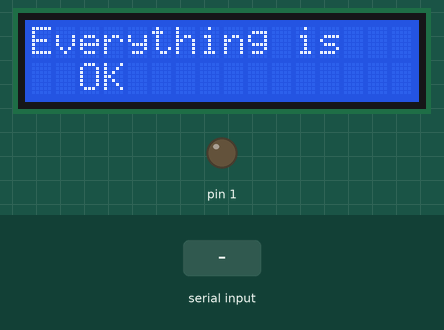
A sketch run on a simulated Arduino Uno, built for the host (arithmetic inside an expression is 32-bit, double 64-bit). Shown: 16×2 character LCD, output pins drawn as LEDs (lit = HIGH). The test bench sets the inputs (shaded band).

Above: at 3.6 s.
3.7 s: "1" received over Serial
At 4.1 s:
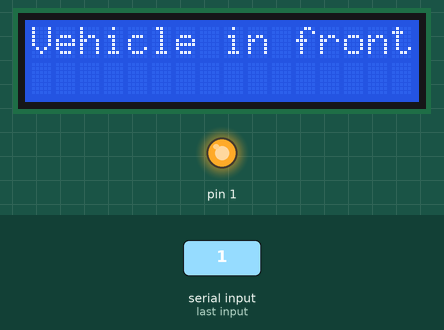
6.7 s: "2" received over Serial
At 7.5 s:
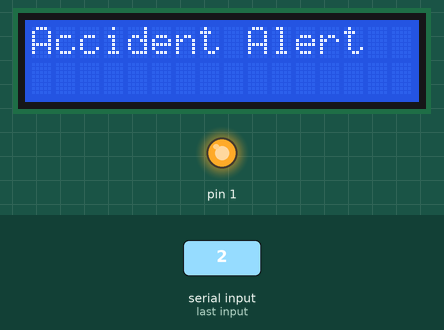
9.7 s: "3" received over Serial
At 10.8 s:
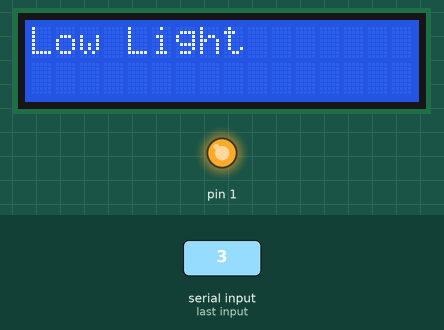
12.7 s: "4" received over Serial
At 13.1 s:
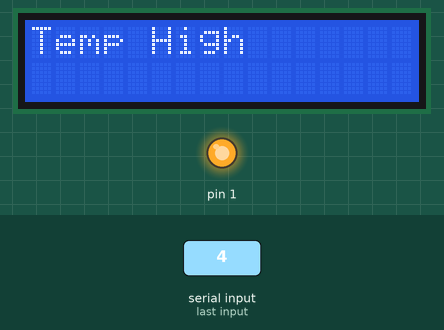
Timing chart, 0 to 16.2 s (numbered marks = the images above; inputs shaded):
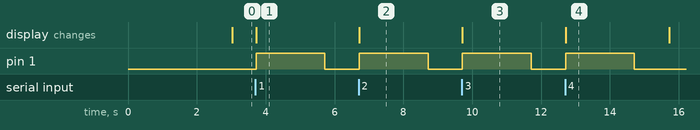

The sketch:

stm32-alert-node.ino
```cpp
#include <LiquidCrystal_I2C.h>

#define I2C_ADDR 0x27  // Common address (use 0x3F if your module is different)
LiquidCrystal_I2C lcd(I2C_ADDR, 16, 2);

#define BUZZER_PIN PA1  // choose any free pin
unsigned long lastDataTime = 0;  // to track last received time
const unsigned long timeout = 3000;  // 3 sec timeout for "Everything is OK"

void setup() {
  Serial.begin(9600);  // UART connected to Arduino

  lcd.begin();      // initialize LCD
  lcd.backlight();  // turn on backlight
  lcd.clear();
  lcd.setCursor(0, 0);
  lcd.print("STM32 Receiver");
  delay(1000);

  pinMode(BUZZER_PIN, OUTPUT);
  digitalWrite(BUZZER_PIN, LOW);
}

void loop() {
  if (Serial.available()) {
    char c = Serial.read();
    lastDataTime = millis();  // update last received time

    if (c == '1') {
      lcd.clear();
      lcd.setCursor(0, 0);
      lcd.print("Vehicle in front");
      digitalWrite(BUZZER_PIN, HIGH);
      delay(2000);
    }
    else if (c == '2') {
      lcd.clear();
      lcd.setCursor(0, 0);
      lcd.print("Accident Alert");
      digitalWrite(BUZZER_PIN, HIGH);
      delay(2000);
    }
    else if (c == '3') {
      lcd.clear();
      lcd.setCursor(0, 0);
      lcd.print("Low Light");
      digitalWrite(BUZZER_PIN, HIGH);
      delay(2000);
    }
    else if (c == '4') {
      lcd.clear();
      lcd.setCursor(0, 0);
      lcd.print("Temp High");
      digitalWrite(BUZZER_PIN, HIGH);
      delay(2000);
    }

    // turn buzzer OFF after alert
    digitalWrite(BUZZER_PIN, LOW);
  }

  // If no data received for some time → show "Everything is OK"
  if (millis() - lastDataTime > timeout) {
    lcd.clear();
    lcd.setCursor(0, 0);
    lcd.print("Everything is");
    lcd.setCursor(0, 1);
    lcd.print("  OK  ");
    digitalWrite(BUZZER_PIN, LOW);
    lastDataTime = millis();  // refresh to avoid continuous clearing
  }
}
```

Measured:
- after the input at 3.7 s, pin 1: LOW → HIGH at once, → LOW 2.0 s later; the display: changes at once (image 1)
- after the input at 6.7 s, pin 1: LOW → HIGH at once, → LOW 2.0 s later; the display: changes at once (image 2)
- after the input at 9.7 s, pin 1: LOW → HIGH at once, → LOW 2.0 s later; the display: changes at once (image 3)
- after the input at 12.7 s, pin 1: LOW → HIGH at once, → LOW 2.0 s later; the display: changes at once (image 4)
